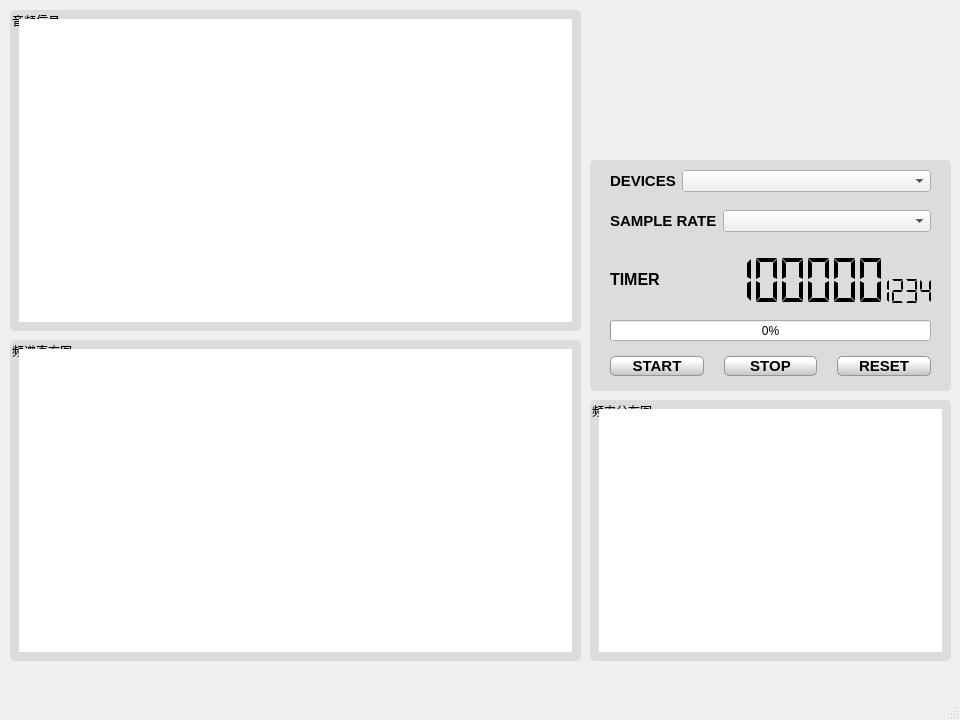
<?xml version="1.0" encoding="UTF-8"?>
<ui version="4.0">
 <class>MainWindow</class>
 <widget class="QMainWindow" name="MainWindow">
  <property name="geometry">
   <rect>
    <x>0</x>
    <y>0</y>
    <width>960</width>
    <height>720</height>
   </rect>
  </property>
  <property name="windowTitle">
   <string>Audio Spectrum Analysis Demo</string>
  </property>
  <property name="windowIcon">
   <iconset resource="Resource/images.qrc">
    <normaloff>:/logo/boxing.svg</normaloff>:/logo/boxing.svg</iconset>
  </property>
  <property name="styleSheet">
   <string notr="true">QMainWindow{rgb(255, 255, 255)}</string>
  </property>
  <widget class="QWidget" name="centralwidget">
   <property name="styleSheet">
    <string notr="true">QWidget{rgb(255, 255, 255)}</string>
   </property>
   <widget class="QGroupBox" name="audioGBox">
    <property name="geometry">
     <rect>
      <x>10</x>
      <y>10</y>
      <width>571</width>
      <height>321</height>
     </rect>
    </property>
    <property name="minimumSize">
     <size>
      <width>0</width>
      <height>100</height>
     </size>
    </property>
    <property name="styleSheet">
     <string notr="true">QGroupBox {background-color: rgb(220,220,220);border: 0px; border-radius: 5px;  margin-top: 0.0em;}; 
QGroupBox::title {subcontrol-origin: margin;left: 10px;padding: 0 3px 0 3px;}</string>
    </property>
    <property name="title">
     <string>音频信号</string>
    </property>
    <layout class="QFormLayout" name="formLayout">
     <item row="0" column="0" colspan="2">
      <widget class="QCustomPlot" name="waveformPlot" native="true">
       <property name="sizePolicy">
        <sizepolicy hsizetype="Expanding" vsizetype="Expanding">
         <horstretch>0</horstretch>
         <verstretch>0</verstretch>
        </sizepolicy>
       </property>
       <property name="minimumSize">
        <size>
         <width>0</width>
         <height>0</height>
        </size>
       </property>
       <property name="styleSheet">
        <string notr="true">background-color: white;border: 0px;</string>
       </property>
      </widget>
     </item>
    </layout>
   </widget>
   <widget class="QGroupBox" name="controlPanel">
    <property name="geometry">
     <rect>
      <x>590</x>
      <y>160</y>
      <width>361</width>
      <height>231</height>
     </rect>
    </property>
    <property name="styleSheet">
     <string notr="true">QGroupBox {background-color: rgb(220,220,220);border: 0px; border-radius: 5px;  margin-top: 0.0em;}; 
QGroupBox::title {subcontrol-origin: margin;left: 10px;padding: 0 3px 0 3px;}</string>
    </property>
    <property name="title">
     <string/>
    </property>
    <widget class="QLCDNumber" name="timerLcdNum">
     <property name="geometry">
      <rect>
       <x>80</x>
       <y>85</y>
       <width>221</width>
       <height>71</height>
      </rect>
     </property>
     <property name="font">
      <font>
       <pointsize>10</pointsize>
      </font>
     </property>
     <property name="autoFillBackground">
      <bool>false</bool>
     </property>
     <property name="styleSheet">
      <string notr="true">QLCDNumber{color:rgb(0, 0, 0);background: transparent}</string>
     </property>
     <property name="frameShape">
      <enum>QFrame::Shape::StyledPanel</enum>
     </property>
     <property name="frameShadow">
      <enum>QFrame::Shadow::Raised</enum>
     </property>
     <property name="lineWidth">
      <number>1</number>
     </property>
     <property name="smallDecimalPoint">
      <bool>false</bool>
     </property>
     <property name="digitCount">
      <number>8</number>
     </property>
     <property name="segmentStyle">
      <enum>QLCDNumber::SegmentStyle::Flat</enum>
     </property>
     <property name="value" stdset="0">
      <double>12345678.000000000000000</double>
     </property>
     <property name="intValue" stdset="0">
      <number>12345678</number>
     </property>
    </widget>
    <widget class="QLabel" name="audioDevicesLabel_3">
     <property name="geometry">
      <rect>
       <x>20</x>
       <y>106</y>
       <width>61</width>
       <height>27</height>
      </rect>
     </property>
     <property name="font">
      <font>
       <pointsize>12</pointsize>
       <bold>true</bold>
      </font>
     </property>
     <property name="styleSheet">
      <string notr="true">color:black;</string>
     </property>
     <property name="text">
      <string>TIMER</string>
     </property>
    </widget>
    <widget class="QWidget" name="layoutWidget">
     <property name="geometry">
      <rect>
       <x>20</x>
       <y>10</y>
       <width>321</width>
       <height>29</height>
      </rect>
     </property>
     <layout class="QFormLayout" name="formLayout_2">
      <item row="0" column="0">
       <widget class="QLabel" name="audioDevicesLabel">
        <property name="font">
         <font>
          <pointsize>11</pointsize>
          <bold>true</bold>
         </font>
        </property>
        <property name="styleSheet">
         <string notr="true">color:black;</string>
        </property>
        <property name="text">
         <string>DEVICES</string>
        </property>
       </widget>
      </item>
      <item row="0" column="1">
       <widget class="QComboBox" name="deviceComboBox">
        <property name="autoFillBackground">
         <bool>true</bool>
        </property>
       </widget>
      </item>
     </layout>
    </widget>
    <widget class="QWidget" name="layoutWidget">
     <property name="geometry">
      <rect>
       <x>20</x>
       <y>50</y>
       <width>321</width>
       <height>29</height>
      </rect>
     </property>
     <layout class="QFormLayout" name="formLayout_5">
      <item row="0" column="0">
       <widget class="QLabel" name="audioDevicesLabel_2">
        <property name="font">
         <font>
          <pointsize>11</pointsize>
          <bold>true</bold>
         </font>
        </property>
        <property name="styleSheet">
         <string notr="true">color:black;</string>
        </property>
        <property name="text">
         <string>SAMPLE RATE</string>
        </property>
       </widget>
      </item>
      <item row="0" column="1">
       <widget class="QComboBox" name="sampleRateComboBox">
        <property name="autoFillBackground">
         <bool>true</bool>
        </property>
       </widget>
      </item>
     </layout>
    </widget>
    <widget class="QProgressBar" name="amplProgressBar">
     <property name="geometry">
      <rect>
       <x>20</x>
       <y>160</y>
       <width>321</width>
       <height>21</height>
      </rect>
     </property>
     <property name="value">
      <number>0</number>
     </property>
    </widget>
    <widget class="QWidget" name="layoutWidget">
     <property name="geometry">
      <rect>
       <x>20</x>
       <y>190</y>
       <width>321</width>
       <height>33</height>
      </rect>
     </property>
     <layout class="QHBoxLayout" name="horizontalLayout">
      <property name="spacing">
       <number>20</number>
      </property>
      <item>
       <widget class="QPushButton" name="startButton">
        <property name="font">
         <font>
          <pointsize>11</pointsize>
          <bold>true</bold>
         </font>
        </property>
        <property name="styleSheet">
         <string notr="true">QPushButton {
	padding: 0.2em 0.2em 0.3em 0.2em;
	border: 1px solid rgb(150, 150, 150);
	border-radius: 5px;
	color: black;
	background: qlineargradient(x1:0, y1:0, x2:0, y2:2, stop:0 #FFFFFF, stop:0.1 #FFFFFF, stop:1 #7B7B7B);
	text-align:center;
}

QPushButton:hover:!pressed {
	border: 1px solid rgb(150, 150, 150);
	border-radius: 5px;
	color: #256552;
	background: qlineargradient(x1:0, y1:0, x2:0, y2:2, stop:0 #FFFFFF, stop:0.1 #FFFFFF, stop:1 #AAAAAA);
}

QPushButton:pressed {
	border: 2px solid rgb(150, 150, 150);
	border-radius: 5px;
	background: #FFFFFF;
	color: #2f836a;
}

QPushButton:disabled {
	border: 1px solid rgb(180, 180, 180);
	color: gray;
	background: qlineargradient(x1:0, y1:0, x2:0, y2:2, stop:0 #CCCCCC, stop:0.1 #EEEEEE, stop:1 #BBBBBB);
}</string>
        </property>
        <property name="text">
         <string>START</string>
        </property>
       </widget>
      </item>
      <item>
       <widget class="QPushButton" name="stopButton">
        <property name="font">
         <font>
          <pointsize>11</pointsize>
          <bold>true</bold>
         </font>
        </property>
        <property name="styleSheet">
         <string notr="true">QPushButton {
	padding: 0.2em 0.2em 0.3em 0.2em;
	border: 1px solid rgb(150, 150, 150);
	border-radius: 5px;
	color: black;
	background: qlineargradient(x1:0, y1:0, x2:0, y2:2, stop:0 #FFFFFF, stop:0.1 #FFFFFF, stop:1 #7B7B7B);
	text-align:center;
}

QPushButton:hover:!pressed {
	border: 1px solid rgb(150, 150, 150);
	border-radius: 5px;
	color: #256552;
	background: qlineargradient(x1:0, y1:0, x2:0, y2:2, stop:0 #FFFFFF, stop:0.1 #FFFFFF, stop:1 #AAAAAA);
}

QPushButton:pressed {
	border: 2px solid rgb(150, 150, 150);
	border-radius: 5px;
	background: #FFFFFF;
	color: #2f836a;
}

QPushButton:disabled {
	border: 1px solid rgb(180, 180, 180);
	color: gray;
	background: qlineargradient(x1:0, y1:0, x2:0, y2:2, stop:0 #CCCCCC, stop:0.1 #EEEEEE, stop:1 #BBBBBB);
}</string>
        </property>
        <property name="text">
         <string>STOP</string>
        </property>
       </widget>
      </item>
      <item>
       <widget class="QPushButton" name="resetButton">
        <property name="enabled">
         <bool>true</bool>
        </property>
        <property name="font">
         <font>
          <pointsize>11</pointsize>
          <bold>true</bold>
         </font>
        </property>
        <property name="styleSheet">
         <string notr="true">QPushButton {
	padding: 0.2em 0.2em 0.3em 0.2em;
	border: 1px solid rgb(150, 150, 150);
	border-radius: 5px;
	color: black;
	background: qlineargradient(x1:0, y1:0, x2:0, y2:2, stop:0 #FFFFFF, stop:0.1 #FFFFFF, stop:1 #7B7B7B);
	text-align:center;
}

QPushButton:hover:!pressed {
	border: 1px solid rgb(150, 150, 150);
	border-radius: 5px;
	color: #256552;
	background: qlineargradient(x1:0, y1:0, x2:0, y2:2, stop:0 #FFFFFF, stop:0.1 #FFFFFF, stop:1 #AAAAAA);
}

QPushButton:pressed {
	border: 2px solid rgb(150, 150, 150);
	border-radius: 5px;
	background: #FFFFFF;
	color: #2f836a;
}

QPushButton:disabled {
	border: 1px solid rgb(180, 180, 180);
	color: gray;
	background: qlineargradient(x1:0, y1:0, x2:0, y2:2, stop:0 #CCCCCC, stop:0.1 #EEEEEE, stop:1 #BBBBBB);
}</string>
        </property>
        <property name="text">
         <string>RESET</string>
        </property>
       </widget>
      </item>
     </layout>
    </widget>
    <widget class="QLCDNumber" name="timerLcdNum_2">
     <property name="geometry">
      <rect>
       <x>280</x>
       <y>116</y>
       <width>71</width>
       <height>31</height>
      </rect>
     </property>
     <property name="font">
      <font>
       <pointsize>10</pointsize>
      </font>
     </property>
     <property name="autoFillBackground">
      <bool>false</bool>
     </property>
     <property name="styleSheet">
      <string notr="true">QLCDNumber{color:rgb(0, 0, 0);background: transparent}</string>
     </property>
     <property name="frameShape">
      <enum>QFrame::Shape::StyledPanel</enum>
     </property>
     <property name="frameShadow">
      <enum>QFrame::Shadow::Raised</enum>
     </property>
     <property name="lineWidth">
      <number>1</number>
     </property>
     <property name="smallDecimalPoint">
      <bool>false</bool>
     </property>
     <property name="digitCount">
      <number>4</number>
     </property>
     <property name="segmentStyle">
      <enum>QLCDNumber::SegmentStyle::Flat</enum>
     </property>
     <property name="value" stdset="0">
      <double>1234.000000000000000</double>
     </property>
     <property name="intValue" stdset="0">
      <number>1234</number>
     </property>
    </widget>
   </widget>
   <widget class="QGroupBox" name="frequencyGBox">
    <property name="geometry">
     <rect>
      <x>10</x>
      <y>340</y>
      <width>571</width>
      <height>321</height>
     </rect>
    </property>
    <property name="minimumSize">
     <size>
      <width>0</width>
      <height>100</height>
     </size>
    </property>
    <property name="styleSheet">
     <string notr="true">QGroupBox {background-color: rgb(220,220,220);border: 0px; border-radius: 5px;  margin-top: 0.0em;}; 
QGroupBox::title {subcontrol-origin: margin;left: 10px;padding: 0 3px 0 3px;}</string>
    </property>
    <property name="title">
     <string>频谱直方图</string>
    </property>
    <property name="alignment">
     <set>Qt::AlignmentFlag::AlignLeading|Qt::AlignmentFlag::AlignLeft|Qt::AlignmentFlag::AlignVCenter</set>
    </property>
    <property name="flat">
     <bool>false</bool>
    </property>
    <property name="checkable">
     <bool>false</bool>
    </property>
    <layout class="QFormLayout" name="formLayout_4">
     <item row="0" column="0" colspan="2">
      <widget class="QCustomPlot" name="frequencyPlot" native="true">
       <property name="enabled">
        <bool>true</bool>
       </property>
       <property name="sizePolicy">
        <sizepolicy hsizetype="Expanding" vsizetype="Expanding">
         <horstretch>0</horstretch>
         <verstretch>0</verstretch>
        </sizepolicy>
       </property>
       <property name="minimumSize">
        <size>
         <width>10</width>
         <height>10</height>
        </size>
       </property>
       <property name="styleSheet">
        <string notr="true">background-color: white;border: 0px;</string>
       </property>
      </widget>
     </item>
    </layout>
   </widget>
   <widget class="QWidget" name="layoutWidget">
    <property name="geometry">
     <rect>
      <x>590</x>
      <y>10</y>
      <width>361</width>
      <height>141</height>
     </rect>
    </property>
    <layout class="QHBoxLayout" name="horizontalLayout_2">
     <item>
      <widget class="QLabel" name="label1">
       <property name="text">
        <string/>
       </property>
      </widget>
     </item>
     <item>
      <widget class="QLabel" name="label2">
       <property name="text">
        <string/>
       </property>
      </widget>
     </item>
     <item>
      <widget class="QLabel" name="label3">
       <property name="text">
        <string/>
       </property>
      </widget>
     </item>
    </layout>
   </widget>
   <widget class="QGroupBox" name="spectrumGBox">
    <property name="geometry">
     <rect>
      <x>590</x>
      <y>400</y>
      <width>361</width>
      <height>261</height>
     </rect>
    </property>
    <property name="minimumSize">
     <size>
      <width>0</width>
      <height>100</height>
     </size>
    </property>
    <property name="styleSheet">
     <string notr="true">QGroupBox {background-color: rgb(220,220,220);border: 0px; border-radius: 5px;  margin-top: 0.0em;}; 
QGroupBox::title {subcontrol-origin: margin;left: 10px;padding: 0 3px 0 3px;}</string>
    </property>
    <property name="title">
     <string>频率分布图</string>
    </property>
    <property name="alignment">
     <set>Qt::AlignmentFlag::AlignLeading|Qt::AlignmentFlag::AlignLeft|Qt::AlignmentFlag::AlignVCenter</set>
    </property>
    <property name="flat">
     <bool>false</bool>
    </property>
    <property name="checkable">
     <bool>false</bool>
    </property>
    <layout class="QFormLayout" name="formLayout_3">
     <item row="0" column="0" colspan="2">
      <widget class="QCustomPlot" name="spectrumPlot" native="true">
       <property name="enabled">
        <bool>true</bool>
       </property>
       <property name="sizePolicy">
        <sizepolicy hsizetype="Expanding" vsizetype="Expanding">
         <horstretch>0</horstretch>
         <verstretch>0</verstretch>
        </sizepolicy>
       </property>
       <property name="minimumSize">
        <size>
         <width>10</width>
         <height>10</height>
        </size>
       </property>
       <property name="styleSheet">
        <string notr="true">background-color: white;border: 0px;</string>
       </property>
      </widget>
     </item>
    </layout>
   </widget>
  </widget>
  <widget class="QMenuBar" name="menubar">
   <property name="geometry">
    <rect>
     <x>0</x>
     <y>0</y>
     <width>960</width>
     <height>21</height>
    </rect>
   </property>
  </widget>
  <widget class="QStatusBar" name="statusbar"/>
 </widget>
 <customwidgets>
  <customwidget>
   <class>QCustomPlot</class>
   <extends>QWidget</extends>
   <header>qcustomplot.h</header>
   <container>1</container>
  </customwidget>
 </customwidgets>
 <resources>
  <include location="Resource/images.qrc"/>
 </resources>
 <connections/>
</ui>
